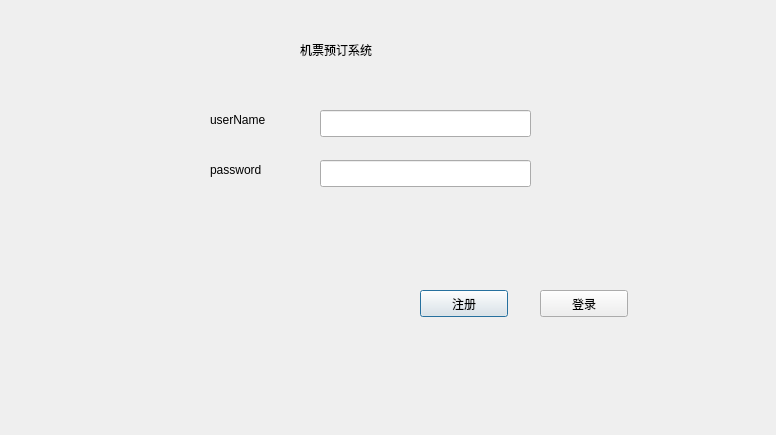
<?xml version="1.0" encoding="UTF-8"?>
<ui version="4.0">
 <class>login_dialog</class>
 <widget class="QDialog" name="login_dialog">
  <property name="geometry">
   <rect>
    <x>0</x>
    <y>0</y>
    <width>776</width>
    <height>435</height>
   </rect>
  </property>
  <property name="windowTitle">
   <string>Dialog</string>
  </property>
  <widget class="QLineEdit" name="usrname_lineEdit">
   <property name="geometry">
    <rect>
     <x>320</x>
     <y>110</y>
     <width>211</width>
     <height>27</height>
    </rect>
   </property>
  </widget>
  <widget class="QLineEdit" name="password_lineEdit">
   <property name="geometry">
    <rect>
     <x>320</x>
     <y>160</y>
     <width>211</width>
     <height>27</height>
    </rect>
   </property>
  </widget>
  <widget class="QLabel" name="label">
   <property name="geometry">
    <rect>
     <x>210</x>
     <y>110</y>
     <width>68</width>
     <height>19</height>
    </rect>
   </property>
   <property name="text">
    <string>userName</string>
   </property>
  </widget>
  <widget class="QLabel" name="label_2">
   <property name="geometry">
    <rect>
     <x>210</x>
     <y>160</y>
     <width>68</width>
     <height>19</height>
    </rect>
   </property>
   <property name="text">
    <string>password</string>
   </property>
  </widget>
  <widget class="QLabel" name="label_3">
   <property name="geometry">
    <rect>
     <x>300</x>
     <y>40</y>
     <width>171</width>
     <height>19</height>
    </rect>
   </property>
   <property name="text">
    <string>机票预订系统</string>
   </property>
  </widget>
  <widget class="QPushButton" name="pushButton">
   <property name="geometry">
    <rect>
     <x>420</x>
     <y>290</y>
     <width>88</width>
     <height>27</height>
    </rect>
   </property>
   <property name="text">
    <string>注册</string>
   </property>
  </widget>
  <widget class="QPushButton" name="login_pushButton">
   <property name="geometry">
    <rect>
     <x>540</x>
     <y>290</y>
     <width>88</width>
     <height>27</height>
    </rect>
   </property>
   <property name="text">
    <string>登录</string>
   </property>
  </widget>
 </widget>
 <resources/>
 <connections/>
</ui>
